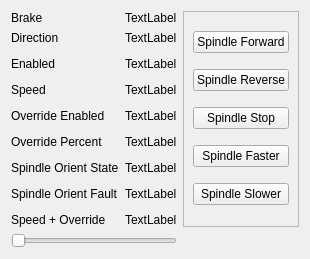
          <widget class="QWidget" name="tab_19">
           <attribute name="title">
            <string>1</string>
           </attribute>
           <layout class="QGridLayout" name="gridLayout_35">
            <item row="5" column="0">
             <widget class="QLabel" name="label_67">
              <property name="text">
               <string>Speed</string>
              </property>
             </widget>
            </item>
            <item row="0" column="1">
             <widget class="QLabel" name="spindle_brake_1_lb">
              <property name="text">
               <string>TextLabel</string>
              </property>
             </widget>
            </item>
            <item row="15" column="0">
             <widget class="QLabel" name="label_64">
              <property name="text">
               <string>Speed + Override</string>
              </property>
             </widget>
            </item>
            <item row="15" column="1">
             <widget class="QLabel" name="spindle_cmd_speed_1_lb">
              <property name="text">
               <string>TextLabel</string>
              </property>
             </widget>
            </item>
            <item row="3" column="1">
             <widget class="QLabel" name="spindle_enabled_1_lb">
              <property name="text">
               <string>TextLabel</string>
              </property>
             </widget>
            </item>
            <item row="13" column="0">
             <widget class="QLabel" name="label_123">
              <property name="text">
               <string>Spindle Orient Fault</string>
              </property>
             </widget>
            </item>
            <item row="7" column="0">
             <widget class="QLabel" name="label_115">
              <property name="text">
               <string>Override Enabled</string>
              </property>
             </widget>
            </item>
            <item row="11" column="1">
             <widget class="QLabel" name="spindle_orient_state_1_lb">
              <property name="text">
               <string>TextLabel</string>
              </property>
             </widget>
            </item>
            <item row="9" column="1">
             <widget class="QLabel" name="spindle_override_1_lb">
              <property name="text">
               <string>TextLabel</string>
              </property>
             </widget>
            </item>
            <item row="1" column="0">
             <widget class="QLabel" name="label_68">
              <property name="text">
               <string>Direction</string>
              </property>
             </widget>
            </item>
            <item row="7" column="1">
             <widget class="QLabel" name="spindle_override_enabled_1_lb">
              <property name="text">
               <string>TextLabel</string>
              </property>
             </widget>
            </item>
            <item row="11" column="0">
             <widget class="QLabel" name="label_122">
              <property name="text">
               <string>Spindle Orient State</string>
              </property>
             </widget>
            </item>
            <item row="9" column="0">
             <widget class="QLabel" name="label_63">
              <property name="text">
               <string>Override Percent</string>
              </property>
             </widget>
            </item>
            <item row="13" column="1">
             <widget class="QLabel" name="spindle_orient_fault_1_lb">
              <property name="text">
               <string>TextLabel</string>
              </property>
             </widget>
            </item>
            <item row="3" column="0">
             <widget class="QLabel" name="label_65">
              <property name="text">
               <string>Enabled</string>
              </property>
             </widget>
            </item>
            <item row="5" column="1">
             <widget class="QLabel" name="spindle_speed_1_lb">
              <property name="text">
               <string>TextLabel</string>
              </property>
             </widget>
            </item>
            <item row="1" column="1">
             <widget class="QLabel" name="spindle_direction_1_lb">
              <property name="text">
               <string>TextLabel</string>
              </property>
             </widget>
            </item>
            <item row="0" column="0">
             <widget class="QLabel" name="label_66">
              <property name="text">
               <string>Brake</string>
              </property>
             </widget>
            </item>
            <item row="0" column="2" rowspan="16">
             <widget class="QFrame" name="frame_3">
              <property name="frameShape">
               <enum>QFrame::StyledPanel</enum>
              </property>
              <property name="frameShadow">
               <enum>QFrame::Raised</enum>
              </property>
              <layout class="QGridLayout" name="gridLayout_43">
               <item row="0" column="0">
                <widget class="QPushButton" name="spindle_fwd_1_pb">
                 <property name="text">
                  <string>Spindle Forward</string>
                 </property>
                </widget>
               </item>
               <item row="1" column="0">
                <widget class="QPushButton" name="spindle_rev_1_pb">
                 <property name="text">
                  <string>Spindle Reverse</string>
                 </property>
                </widget>
               </item>
               <item row="2" column="0">
                <widget class="QPushButton" name="spindle_stop_1_pb">
                 <property name="text">
                  <string>Spindle Stop</string>
                 </property>
                </widget>
               </item>
               <item row="3" column="0">
                <widget class="QPushButton" name="spindle_plus_1_pb">
                 <property name="text">
                  <string>Spindle Faster</string>
                 </property>
                </widget>
               </item>
               <item row="4" column="0">
                <widget class="QPushButton" name="spindle_minus_1_pb">
                 <property name="text">
                  <string>Spindle Slower</string>
                 </property>
                </widget>
               </item>
              </layout>
             </widget>
            </item>
            <item row="16" column="0" colspan="2">
             <widget class="QSlider" name="spindle_override_1_sl">
              <property name="maximum">
               <number>100</number>
              </property>
              <property name="orientation">
               <enum>Qt::Horizontal</enum>
              </property>
             </widget>
            </item>
           </layout>
          </widget>
